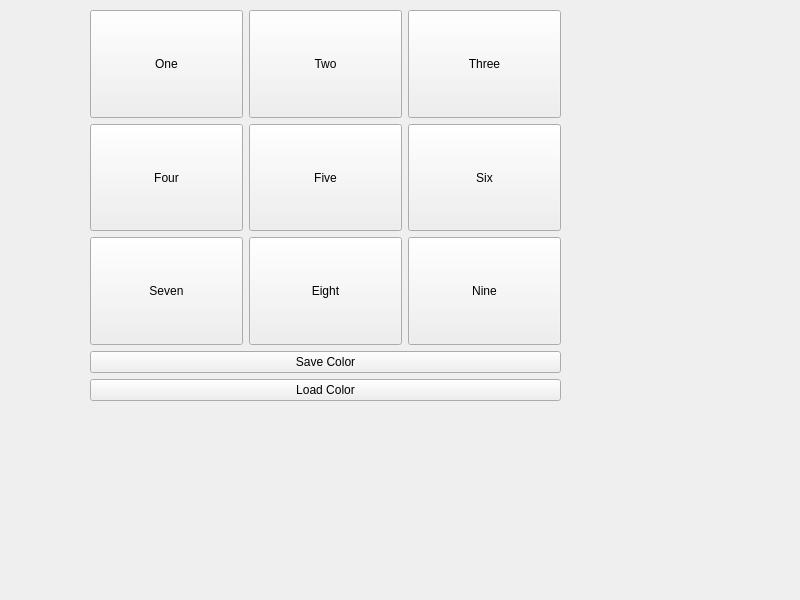
<?xml version="1.0" encoding="UTF-8"?>
<ui version="4.0">
 <class>Widget</class>
 <widget class="QWidget" name="Widget">
  <property name="geometry">
   <rect>
    <x>0</x>
    <y>0</y>
    <width>800</width>
    <height>600</height>
   </rect>
  </property>
  <property name="windowTitle">
   <string>Widget</string>
  </property>
  <widget class="QWidget" name="">
   <property name="geometry">
    <rect>
     <x>90</x>
     <y>10</y>
     <width>471</width>
     <height>391</height>
    </rect>
   </property>
   <layout class="QVBoxLayout" name="verticalLayout">
    <item>
     <layout class="QGridLayout" name="gridLayout">
      <item row="0" column="0">
       <widget class="QPushButton" name="Button_1">
        <property name="sizePolicy">
         <sizepolicy hsizetype="Minimum" vsizetype="Expanding">
          <horstretch>0</horstretch>
          <verstretch>0</verstretch>
         </sizepolicy>
        </property>
        <property name="styleSheet">
         <string notr="true"/>
        </property>
        <property name="text">
         <string>One</string>
        </property>
       </widget>
      </item>
      <item row="0" column="1">
       <widget class="QPushButton" name="Button_2">
        <property name="sizePolicy">
         <sizepolicy hsizetype="Minimum" vsizetype="Expanding">
          <horstretch>0</horstretch>
          <verstretch>0</verstretch>
         </sizepolicy>
        </property>
        <property name="text">
         <string>Two</string>
        </property>
       </widget>
      </item>
      <item row="0" column="2">
       <widget class="QPushButton" name="Button_3">
        <property name="sizePolicy">
         <sizepolicy hsizetype="Minimum" vsizetype="Expanding">
          <horstretch>0</horstretch>
          <verstretch>0</verstretch>
         </sizepolicy>
        </property>
        <property name="text">
         <string>Three</string>
        </property>
       </widget>
      </item>
      <item row="1" column="0">
       <widget class="QPushButton" name="Button_4">
        <property name="sizePolicy">
         <sizepolicy hsizetype="Minimum" vsizetype="Expanding">
          <horstretch>0</horstretch>
          <verstretch>0</verstretch>
         </sizepolicy>
        </property>
        <property name="text">
         <string>Four</string>
        </property>
       </widget>
      </item>
      <item row="1" column="1">
       <widget class="QPushButton" name="Button_5">
        <property name="sizePolicy">
         <sizepolicy hsizetype="Minimum" vsizetype="Expanding">
          <horstretch>0</horstretch>
          <verstretch>0</verstretch>
         </sizepolicy>
        </property>
        <property name="text">
         <string>Five</string>
        </property>
       </widget>
      </item>
      <item row="1" column="2">
       <widget class="QPushButton" name="Button_6">
        <property name="sizePolicy">
         <sizepolicy hsizetype="Minimum" vsizetype="Expanding">
          <horstretch>0</horstretch>
          <verstretch>0</verstretch>
         </sizepolicy>
        </property>
        <property name="text">
         <string>Six</string>
        </property>
       </widget>
      </item>
      <item row="2" column="0">
       <widget class="QPushButton" name="Button_7">
        <property name="sizePolicy">
         <sizepolicy hsizetype="Minimum" vsizetype="Expanding">
          <horstretch>0</horstretch>
          <verstretch>0</verstretch>
         </sizepolicy>
        </property>
        <property name="text">
         <string>Seven</string>
        </property>
       </widget>
      </item>
      <item row="2" column="1">
       <widget class="QPushButton" name="Button_8">
        <property name="sizePolicy">
         <sizepolicy hsizetype="Minimum" vsizetype="Expanding">
          <horstretch>0</horstretch>
          <verstretch>0</verstretch>
         </sizepolicy>
        </property>
        <property name="text">
         <string>Eight</string>
        </property>
       </widget>
      </item>
      <item row="2" column="2">
       <widget class="QPushButton" name="Button_9">
        <property name="sizePolicy">
         <sizepolicy hsizetype="Minimum" vsizetype="Expanding">
          <horstretch>0</horstretch>
          <verstretch>0</verstretch>
         </sizepolicy>
        </property>
        <property name="text">
         <string>Nine</string>
        </property>
       </widget>
      </item>
     </layout>
    </item>
    <item>
     <widget class="QPushButton" name="SaveColor">
      <property name="text">
       <string>Save Color</string>
      </property>
     </widget>
    </item>
    <item>
     <widget class="QPushButton" name="LoadColor">
      <property name="text">
       <string>Load Color</string>
      </property>
     </widget>
    </item>
   </layout>
  </widget>
 </widget>
 <resources/>
 <connections/>
</ui>
